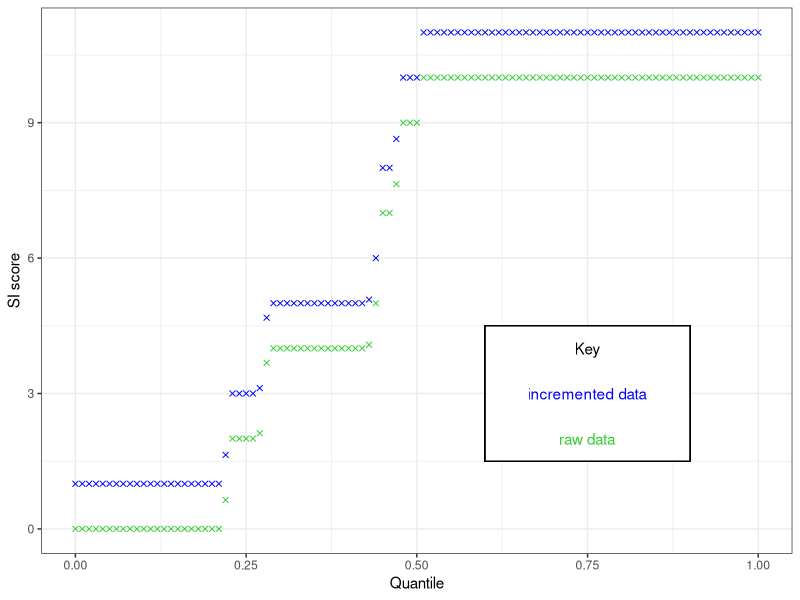
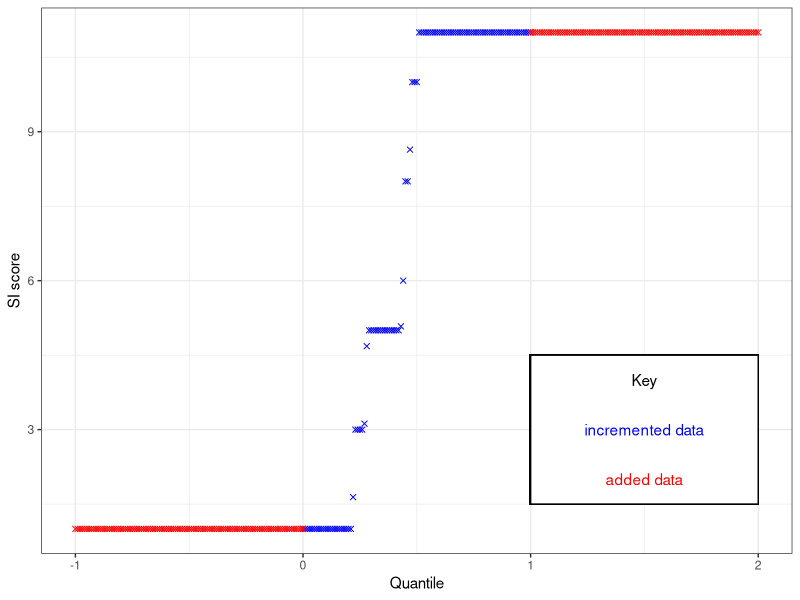
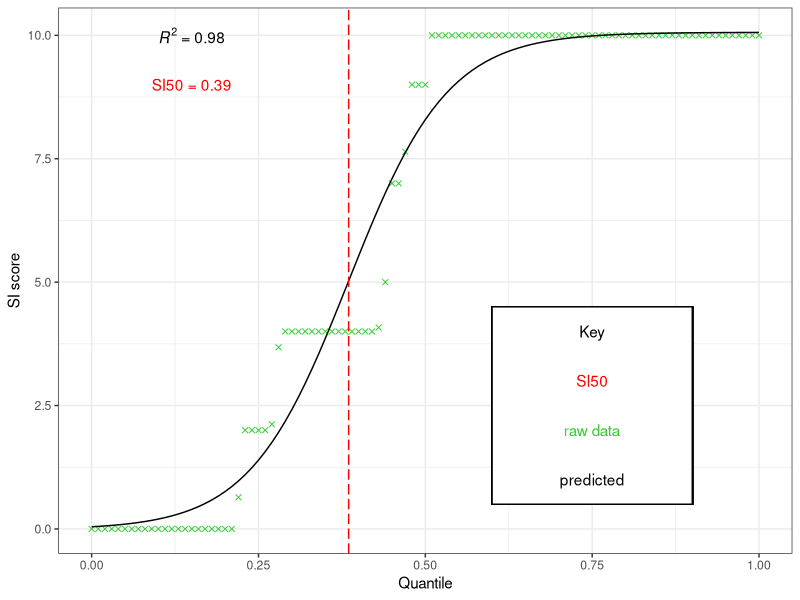

Here is the R script that generated these plots, in order:
# load the ggplot2 library to make some nice plots 
library(ggplot2) 

# load some data, here we take one example population 3 * 3. 
SIscore <- c(rep.int(0,35),rep.int(2,8),rep.int(3,1),rep.int(4,24),rep.int(5,2),rep.int(7,4),rep.int(9,5),rep.int(10,78)) 

# now increment all values by one to avoid division by 0 later (which doesn't work) 
SIscore <- SIscore + 1 

# now convert these to quantiles, every 0.01 (1%) 

td <- as.data.frame(cbind(seq(0, 1, 0.01),quantile(SIscore,seq(0, 1, 0.01)))) 
colnames(td) <- c("Quantile","SIscore") 

# now plot the data 
pdf("fig.1.pdf",width=5,height=4) 
ggplot(data=td,aes(x=Quantile,y=SIscore-1)) +geom_point(shape=4,colour="limegreen")+theme_bw() + geom_point(shape=4,colour="blue",data=td,aes(x=Quantile,y=SIscore)) + ylab("SI score") +geom_rect(aes(xmax=0.9,xmin=0.6,ymin=1.5,ymax=4.5),fill="white",colour="black") + annotate("text", x = 0.75, y = 2, label = "raw data",colour="limegreen")+ annotate("text", x = 0.75, y = 3, label = "incremented data",colour="blue") +  annotate("text", x = 0.75, y = 4, label = "Key",colour="black") 
dev.off() 

# Now we need to add values to ensure the lower asymptote is correct (it in's necessary in this example). To do this we add 100 values of 1 to the left 

ip <- cbind(seq(-1, 0, 0.01),1) 

colnames(ip) <- c("Quantile","SIscore") 

g <- rbind(ip,td) 

# Now we need to add values to ensure the upper asymptote is correct (it in's necessary in this example). To do this we add 100 values of 11 to the right 
ip <- cbind(seq(1, 2, 0.01),11) 
colnames(ip) <- c("Quantile","SIscore") 

g <- rbind(g,ip) 
# now plot the data 

pdf("fig.2.pdf",width=5,height=4) 
ggplot(data=g[102:202,],aes(x=Quantile,y=SIscore)) +geom_point(shape=4,colour="blue") + theme_bw() + geom_point(shape=4,colour="red",data=g[1:102,],aes(x=Quantile,y=SIscore)) + 
geom_point(shape=4,colour="red",data=g[203:303,],aes(x=Quantile,y=SIscore)) +  ylab("SI score") + 
geom_rect(aes(xmax=1,xmin=2,ymin=1.5,ymax=4.5),fill="white",colour="black") + annotate( "text", x = 1.5, y = 2, label = "added data",colour="red")+ annotate("text", x = 1.5, y = 3, label = "incremented data" , colour="blue") +  annotate("text", x = 1.5, y = 4, label = "Key", colour="black") 
dev.off() 

# now we can calculate the four-factor self starting model, to predict the 50% SI index 
model <- nls(SIscore~SSfpl(Quantile, a, b, c, d),data=g) 

summary(model) 

# now we predict the parts from the model and assign this back to the dataframe (without the fake upper and lower asymtotes) 
td$model <- predict(model)[102:202] 

# next we can calculate the SI50. More technically this is known as the inflection point from the four factor model, or xmid in R 
xmid <- summary(model)$coefficients[3,1] 

# now we need to calculate how good the model is? 
# to do this we extract the residuals sum of squares from the model, with the real data 
RSS.p <- sum(residuals(model)[102:202]^2) 

# next we need to the extract the total sum of squares 
TSS <- sum((SIscore - mean(SIscore))^2) 

# now we can calculate the R2 given the 
R2 <- round(1 - (RSS.p/TSS),2) 

# now we need to format some output for plotting the data 
eq <- substitute(italic(R)^2~"="~r2, list(r2 = R2)) 
lb1 <-     as.character(as.expression(eq)); 
XMID <- round(xmid,2) 
XMID <- paste("SI50 = ",XMID,sep="") 

# now plot the results, voila
pdf("fig.3.pdf",width=5,height=4) 
ggplot(data=td,aes(x=Quantile,y=SIscore-1)) +geom_point(shape=4,colour="limegreen")+theme_bw() +geom_line(aes(x=Quantile,y=model-1)) +geom_vline(xintercept =xmid, linetype = "longdash",colour="red") + 
annotate("text",label=lb1,y=10,x=0.15,parse=T) + 
annotate("text",label=XMID,y=9,x=0.15,colour="red") + 
ylab("SI score") + 
geom_rect(aes(xmax=0.9,xmin=0.6,ymin=0.5,ymax=4.5),fill="white",colour="black") + 
annotate("text", x = 0.75, y = 2, label = "raw data",colour="limegreen")+ 
annotate("text", x = 0.75, y = 3, label = "SI50",colour="red") +  
annotate("text", x = 0.75, y = 1, label = "predicted",colour="black") +  
annotate("text", x = 0.75, y = 4, label = "Key",colour="black") 
dev.off() 